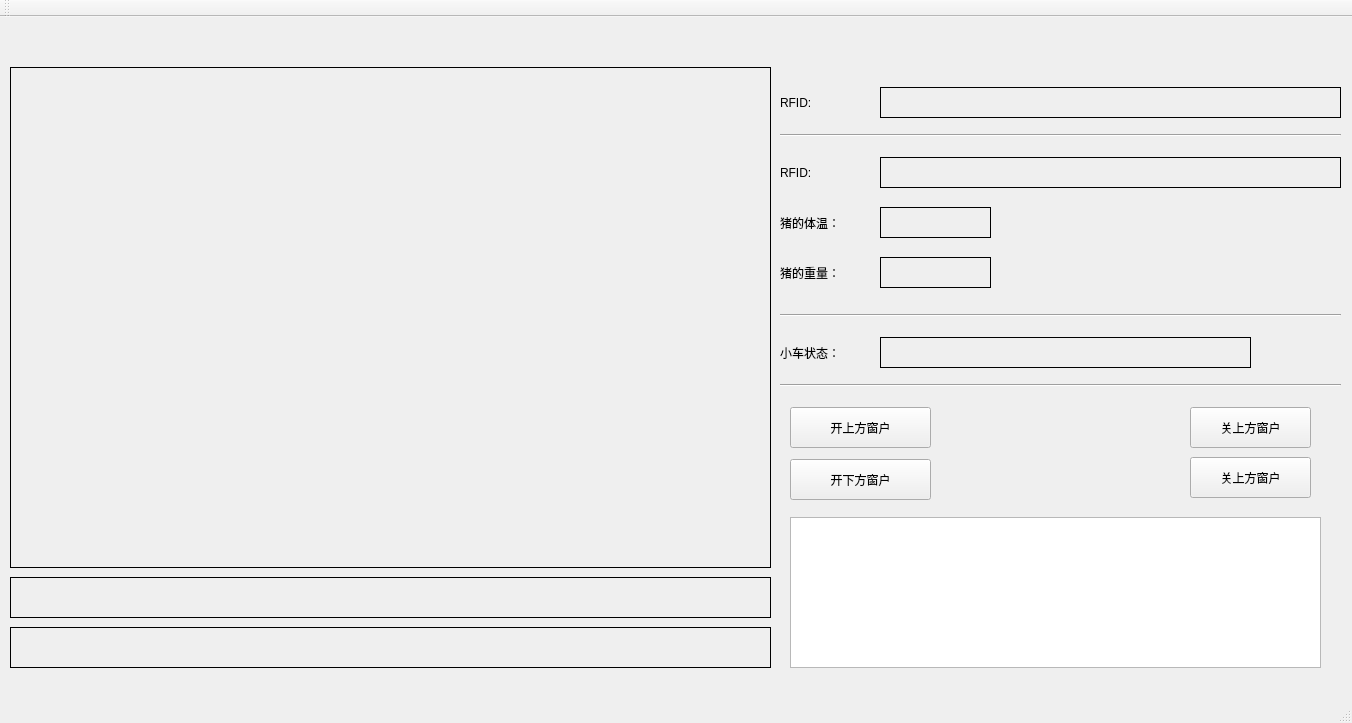
<?xml version="1.0" encoding="UTF-8"?>
<ui version="4.0">
 <class>MainWindow</class>
 <widget class="QMainWindow" name="MainWindow">
  <property name="geometry">
   <rect>
    <x>0</x>
    <y>0</y>
    <width>1352</width>
    <height>723</height>
   </rect>
  </property>
  <property name="windowTitle">
   <string>MainWindow</string>
  </property>
  <widget class="QWidget" name="centralWidget">
   <widget class="QLabel" name="label">
    <property name="geometry">
     <rect>
      <x>10</x>
      <y>50</y>
      <width>761</width>
      <height>501</height>
     </rect>
    </property>
    <property name="frameShape">
     <enum>QFrame::Box</enum>
    </property>
    <property name="text">
     <string/>
    </property>
   </widget>
   <widget class="QLabel" name="label_3">
    <property name="geometry">
     <rect>
      <x>20</x>
      <y>9</y>
      <width>401</width>
      <height>31</height>
     </rect>
    </property>
    <property name="styleSheet">
     <string notr="true">font: 75 16pt &quot;Agency FB&quot;;
text-decoration: underline;</string>
    </property>
    <property name="text">
     <string/>
    </property>
   </widget>
   <widget class="QLabel" name="label_6">
    <property name="geometry">
     <rect>
      <x>780</x>
      <y>320</y>
      <width>111</width>
      <height>31</height>
     </rect>
    </property>
    <property name="styleSheet">
     <string notr="true">font: 75 16pt &quot;Agency FB&quot;;</string>
    </property>
    <property name="text">
     <string>小车状态：</string>
    </property>
   </widget>
   <widget class="QLabel" name="label_8">
    <property name="geometry">
     <rect>
      <x>780</x>
      <y>190</y>
      <width>111</width>
      <height>31</height>
     </rect>
    </property>
    <property name="styleSheet">
     <string notr="true">font: 75 16pt &quot;Agency FB&quot;;</string>
    </property>
    <property name="text">
     <string>猪的体温：</string>
    </property>
   </widget>
   <widget class="QLabel" name="label_10">
    <property name="geometry">
     <rect>
      <x>780</x>
      <y>240</y>
      <width>121</width>
      <height>31</height>
     </rect>
    </property>
    <property name="styleSheet">
     <string notr="true">font: 75 16pt &quot;Agency FB&quot;;</string>
    </property>
    <property name="text">
     <string>猪的重量：</string>
    </property>
   </widget>
   <widget class="QLabel" name="label_12">
    <property name="geometry">
     <rect>
      <x>780</x>
      <y>140</y>
      <width>101</width>
      <height>31</height>
     </rect>
    </property>
    <property name="styleSheet">
     <string notr="true">font: 75 16pt &quot;Agency FB&quot;;</string>
    </property>
    <property name="text">
     <string>RFID:</string>
    </property>
   </widget>
   <widget class="QLabel" name="label_car">
    <property name="geometry">
     <rect>
      <x>880</x>
      <y>320</y>
      <width>371</width>
      <height>31</height>
     </rect>
    </property>
    <property name="styleSheet">
     <string notr="true">font: 75 16pt &quot;Agency FB&quot;;</string>
    </property>
    <property name="frameShape">
     <enum>QFrame::Box</enum>
    </property>
    <property name="text">
     <string/>
    </property>
   </widget>
   <widget class="QLabel" name="label_pig_temp">
    <property name="geometry">
     <rect>
      <x>880</x>
      <y>190</y>
      <width>111</width>
      <height>31</height>
     </rect>
    </property>
    <property name="styleSheet">
     <string notr="true">font: 75 16pt &quot;Agency FB&quot;;</string>
    </property>
    <property name="frameShape">
     <enum>QFrame::Box</enum>
    </property>
    <property name="text">
     <string/>
    </property>
   </widget>
   <widget class="QLabel" name="label_rfid">
    <property name="geometry">
     <rect>
      <x>880</x>
      <y>140</y>
      <width>461</width>
      <height>31</height>
     </rect>
    </property>
    <property name="styleSheet">
     <string notr="true">font: 75 16pt &quot;Agency FB&quot;;</string>
    </property>
    <property name="frameShape">
     <enum>QFrame::Box</enum>
    </property>
    <property name="text">
     <string/>
    </property>
   </widget>
   <widget class="QLabel" name="label_21">
    <property name="geometry">
     <rect>
      <x>10</x>
      <y>560</y>
      <width>761</width>
      <height>41</height>
     </rect>
    </property>
    <property name="styleSheet">
     <string notr="true">font: 12pt &quot;MS Mincho&quot;;</string>
    </property>
    <property name="frameShape">
     <enum>QFrame::Box</enum>
    </property>
    <property name="text">
     <string/>
    </property>
   </widget>
   <widget class="QLabel" name="label_23">
    <property name="geometry">
     <rect>
      <x>10</x>
      <y>610</y>
      <width>761</width>
      <height>41</height>
     </rect>
    </property>
    <property name="styleSheet">
     <string notr="true">font: 12pt &quot;MS Mincho&quot;;</string>
    </property>
    <property name="frameShape">
     <enum>QFrame::Box</enum>
    </property>
    <property name="text">
     <string/>
    </property>
   </widget>
   <widget class="QLabel" name="label_weight">
    <property name="geometry">
     <rect>
      <x>880</x>
      <y>240</y>
      <width>111</width>
      <height>31</height>
     </rect>
    </property>
    <property name="styleSheet">
     <string notr="true">font: 75 16pt &quot;Agency FB&quot;;</string>
    </property>
    <property name="frameShape">
     <enum>QFrame::Box</enum>
    </property>
    <property name="text">
     <string/>
    </property>
   </widget>
   <widget class="Line" name="line">
    <property name="geometry">
     <rect>
      <x>780</x>
      <y>110</y>
      <width>561</width>
      <height>16</height>
     </rect>
    </property>
    <property name="orientation">
     <enum>Qt::Horizontal</enum>
    </property>
   </widget>
   <widget class="Line" name="line_2">
    <property name="geometry">
     <rect>
      <x>780</x>
      <y>360</y>
      <width>561</width>
      <height>16</height>
     </rect>
    </property>
    <property name="orientation">
     <enum>Qt::Horizontal</enum>
    </property>
   </widget>
   <widget class="Line" name="line_3">
    <property name="geometry">
     <rect>
      <x>780</x>
      <y>290</y>
      <width>561</width>
      <height>16</height>
     </rect>
    </property>
    <property name="orientation">
     <enum>Qt::Horizontal</enum>
    </property>
   </widget>
   <widget class="QPushButton" name="pushButton_Open_up">
    <property name="geometry">
     <rect>
      <x>790</x>
      <y>390</y>
      <width>141</width>
      <height>41</height>
     </rect>
    </property>
    <property name="text">
     <string>开上方窗户</string>
    </property>
   </widget>
   <widget class="QPushButton" name="pushButton_Close_up">
    <property name="geometry">
     <rect>
      <x>1190</x>
      <y>390</y>
      <width>121</width>
      <height>41</height>
     </rect>
    </property>
    <property name="text">
     <string>关上方窗户</string>
    </property>
   </widget>
   <widget class="QLabel" name="label_7">
    <property name="geometry">
     <rect>
      <x>510</x>
      <y>10</y>
      <width>401</width>
      <height>31</height>
     </rect>
    </property>
    <property name="styleSheet">
     <string notr="true">font: 75 16pt &quot;Agency FB&quot;;
text-decoration: underline;</string>
    </property>
    <property name="text">
     <string/>
    </property>
   </widget>
   <widget class="QLabel" name="label_rfid_2">
    <property name="geometry">
     <rect>
      <x>880</x>
      <y>70</y>
      <width>461</width>
      <height>31</height>
     </rect>
    </property>
    <property name="styleSheet">
     <string notr="true">font: 75 16pt &quot;Agency FB&quot;;</string>
    </property>
    <property name="frameShape">
     <enum>QFrame::Box</enum>
    </property>
    <property name="text">
     <string/>
    </property>
   </widget>
   <widget class="QLabel" name="label_13">
    <property name="geometry">
     <rect>
      <x>780</x>
      <y>70</y>
      <width>91</width>
      <height>31</height>
     </rect>
    </property>
    <property name="styleSheet">
     <string notr="true">font: 75 16pt &quot;Agency FB&quot;;</string>
    </property>
    <property name="text">
     <string>RFID:</string>
    </property>
   </widget>
   <widget class="QListWidget" name="listWidget">
    <property name="geometry">
     <rect>
      <x>790</x>
      <y>500</y>
      <width>531</width>
      <height>151</height>
     </rect>
    </property>
   </widget>
   <widget class="QPushButton" name="pushButton_Open_down">
    <property name="geometry">
     <rect>
      <x>790</x>
      <y>442</y>
      <width>141</width>
      <height>41</height>
     </rect>
    </property>
    <property name="text">
     <string>开下方窗户</string>
    </property>
   </widget>
   <widget class="QPushButton" name="pushButton_Close_down">
    <property name="geometry">
     <rect>
      <x>1190</x>
      <y>440</y>
      <width>121</width>
      <height>41</height>
     </rect>
    </property>
    <property name="text">
     <string>关上方窗户</string>
    </property>
   </widget>
  </widget>
  <widget class="QMenuBar" name="menuBar">
   <property name="geometry">
    <rect>
     <x>0</x>
     <y>0</y>
     <width>1352</width>
     <height>23</height>
    </rect>
   </property>
  </widget>
  <widget class="QToolBar" name="mainToolBar">
   <attribute name="toolBarArea">
    <enum>TopToolBarArea</enum>
   </attribute>
   <attribute name="toolBarBreak">
    <bool>false</bool>
   </attribute>
  </widget>
  <widget class="QStatusBar" name="statusBar"/>
 </widget>
 <layoutdefault spacing="6" margin="11"/>
 <resources/>
 <connections/>
</ui>
